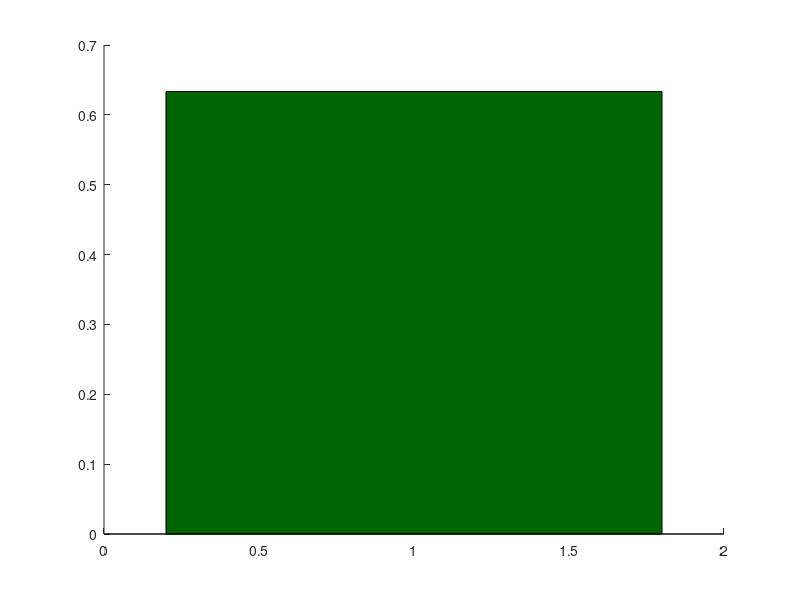

Recreate this plot in MATLAB. (Note: this script raises an error after producing the figure.)
% Data
contingent = [1, 2, 3, 4, 5, 6, 7, 8, 9, 10, 11];
ibmp_percentage_cont = [1, 1, 0.5, 0.6, 0.625, 1, 0.167, 0.875, 0.6, 0.6, 0];
yoke = [1, 2, 3, 4, 5, 6, 7, 8, 9, 10, 11];
ibmp_percentage_yoke = [0, 0, 0.125, 0.667, 0, 0.75, 0.167, 0, 0.8, 0.2, 0.143];

% Calculate averages and standard errors
avg_ibmp_percentage_cont = mean(ibmp_percentage_cont);
avg_ibmp_percentage_yoke = mean(ibmp_percentage_yoke);
std_err_cont = std(ibmp_percentage_cont) / sqrt(length(ibmp_percentage_cont));
std_err_yoke = std(ibmp_percentage_yoke) / sqrt(length(ibmp_percentage_yoke));

% Perform a two-tailed t-test
[h, p, ci, stats] = ttest2(ibmp_percentage_cont, ibmp_percentage_yoke);

% Degrees of freedom
df = length(ibmp_percentage_cont) + length(ibmp_percentage_yoke) - 2;

% Print results rounded to 3 decimal places
fprintf('Mean (Contingent): %.3f\n', avg_ibmp_percentage_cont);
fprintf('Mean (Yoke): %.3f\n', avg_ibmp_percentage_yoke);
fprintf('T-statistic: %.3f\n', stats.tstat);
fprintf('Degrees of Freedom: %d\n', df);
fprintf('P-value: %.3f\n', p);

% Create bar graph with error bars
labels = {'Contingent', 'Yoke'};
averages = [avg_ibmp_percentage_cont, avg_ibmp_percentage_yoke];
errors = [std_err_cont, std_err_yoke];

figure;
hold on;
bar(1, averages(1), 'FaceColor', [0, 100/255, 0], 'FaceAlpha', 0.7);  % Dark green for contingent
bar(2, averages(2), 'FaceColor', [0.5, 0.5, 0.5], 'FaceAlpha', 0.7);  % Grey for yoke
errorbar(1, averages(1), errors(1), 'k', 'CapSize', 5, 'LineWidth', 2);
errorbar(2, averages(2), errors(2), 'k', 'CapSize', 5, 'LineWidth', 2);


% Set y-axis limit
ylim([0, 1]);

% Add labels
ylabel('iBMPs / (iBMPs + rBMPs)', 'FontSize', 20);
set(gca, 'FontSize', 20);  % Adjust the number to your desired font size
set(gca, 'XTick', [1, 2], 'XTickLabel', labels, 'FontSize', 20);  % Ensure labels are horizontal
set(gca, 'Box', 'off');  % Remove the top and right lines
set(gca, 'LineWidth', 2);  % Adjust the number to your desired thickness

hold off;

% Create box and whisker plot with connecting lines
figure;
h = boxplot([ibmp_percentage_cont', ibmp_percentage_yoke'], 'Labels', {'Contingent', 'Yoke'}, 'Colors', 'k');
set(h, {'LineStyle'}, {'-'});
set(h, {'LineWidth'}, {1.5});
set(findobj(gca,'Tag','Box'), 'Color', 'k');
set(findobj(gca,'Tag','Median'), 'Color', 'k');
set(findobj(gca,'Tag','Whisker'), 'Color', 'k');
set(findobj(gca,'Tag','Outliers'), 'MarkerEdgeColor', 'k');

% Color the boxes
boxes = findobj(gca, 'Tag', 'Box');
patch(get(boxes(2), 'XData'), get(boxes(2), 'YData'), [0, 100/255, 0], 'FaceAlpha', 0.7);  % Dark green fill for contingent
patch(get(boxes(1), 'XData'), get(boxes(1), 'YData'), [0.5, 0.5, 0.5], 'FaceAlpha', 0.7);  % Grey fill for yoke

% Add connecting lines for each pair of cont percentage and yoke percentage
hold on;
for i = 1:length(contingent)
    plot([1.1, 2], [ibmp_percentage_cont(i), ibmp_percentage_yoke(i)], 'Color', [0.8, 0.8, 0.8], 'LineWidth', 1);
end
hold off;

% Set y-axis limit
ylim([0, 1]);

% Add labels
ylabel('iBMPs / (iBMPs + rBMPs)', 'FontSize', 20);
set(gca, 'FontSize', 20);  % Adjust the number to your desired font size
set(gca, 'XTickLabelRotation', 0); % Ensure labels are horizontal
set(gca, 'Box', 'off'); % Remove the top and right lines
set(gca, 'LineWidth', 2);  % Adjust the number to your desired thickness

title('');

